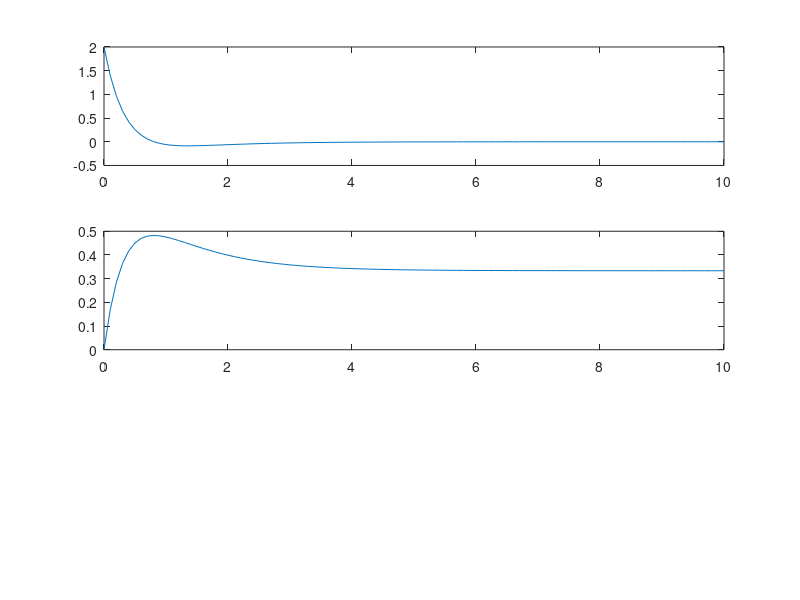

Source code (MATLAB): (Note: this script raises an error after producing the figure.)
sys = tf([2,1],[1,4,3]);
t = 0 : 0.1 : 10;
y = impulse(sys,t);
subplot(3,1,1)
plot(t,y)   

y = step(sys, t);
subplot(3,1,2)
plot(t, y);

ft = 4 * sin(2 * pi * t) .* heaviside(t);
y = lsim(sys,ft,t);
subplot(3,1,3)
plot(t,y)